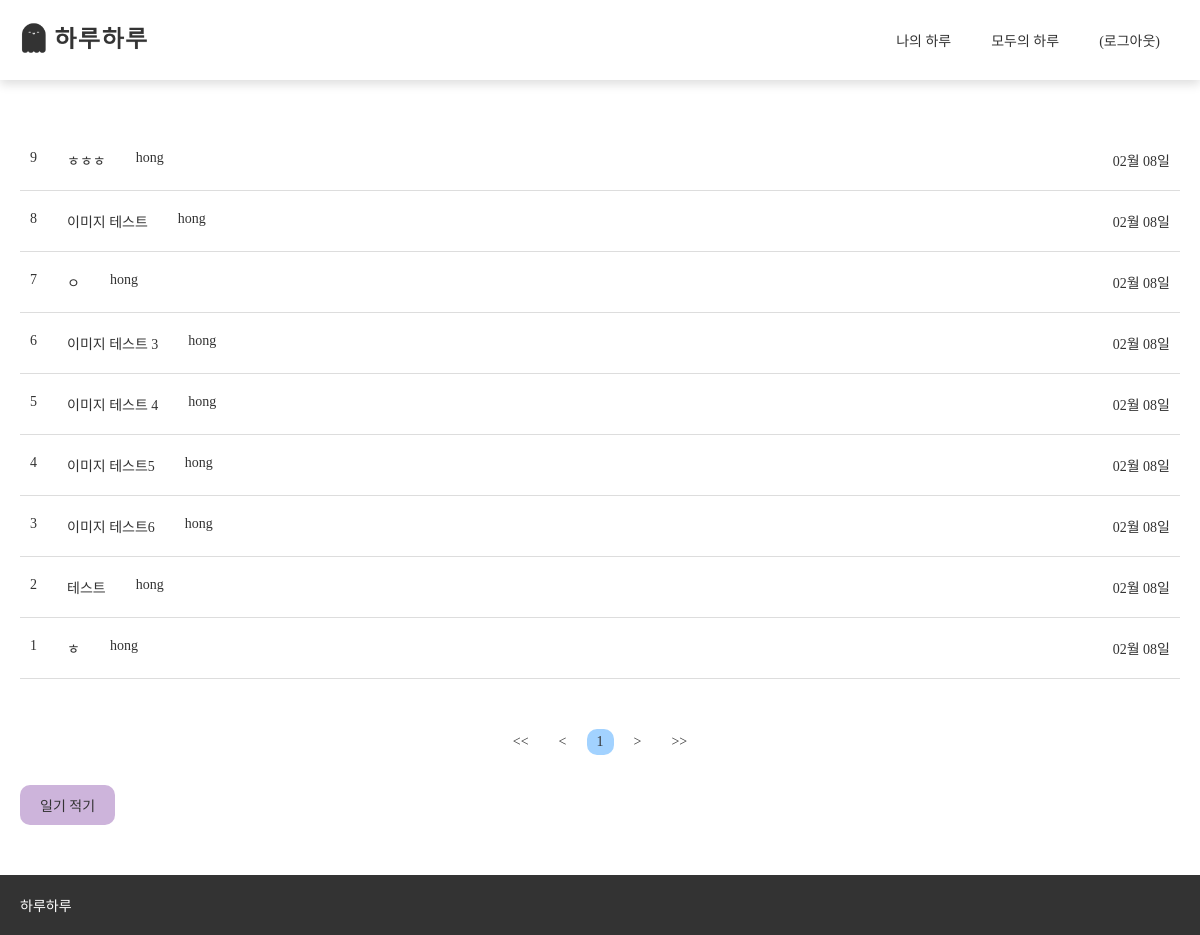
The page /diary/ (signed in) on the database its author committed.
### diary/models.py (models this page shows, shortened)
class CreateDiary(models.Model):
    author = models.ForeignKey(User, on_delete=models.CASCADE, related_name='author_diary')
    diary_id = models.AutoField(primary_key=True)
    date = models.CharField(max_length=30,blank=True,null=True)
    create_date = models.DateTimeField()
    modify_date = models.DateTimeField(blank=True, null=True)
    weather = models.CharField(max_length=30)
    mood = models.CharField(max_length=30)
    title = models.CharField(max_length=200)
    content = models.TextField()
    photo = models.ImageField(blank=True,null=True, upload_to='diary_photo/')
    reflection = models.CharField(max_length=200, blank=True, null=True)
    voter = models.ManyToManyField(User, related_name='voter_diary')
    praise = models.CharField(max_length=200, blank=True, null=True)
    disclose_choice= (
        ('public', '공개'),
        ('private', '비공개'),
    )
    disclose = models.CharField(max_length=20, choices=disclose_choice, default='public')

### diary/views/base_views.py (the view)
# urls.py: path('diary/', base_views.diary_list, name='diary_list'),
def diary_list(request):
    year = request.GET.get('year')
    month = request.GET.get('month')
    day = request.GET.get('day')
    if year and month and day:
        try:
            day = int(day)
            day += 1
            create_date = date(int(year), int(month), day)
        except ValueError:
            create_date = None
    else :
        create_date = None
    if create_date:
        diary_list = CreateDiary.objects.filter(
            author_id=request.user.id,
            create_date=create_date
        ).order_by('-create_date')
    else:
        diary_list = CreateDiary.objects.filter(author_id=request.user.id).order_by('-create_date')
    paginator = Paginator(diary_list, 10) # 페이지당 10개씩 보여주기
    page = request.GET.get('page','1') # 페이지
    page_obj = paginator.get_page(page)
    context = {'diary_list':page_obj}
    return render(request, 'diary/diary_list.html', context)

### diary/templatetags/custom_date.py (called while the page is built)
@register.filter
def relative_time(date):
    now = timezone.now()
    date_diff = now - date
    if date_diff < timedelta(minutes=1):
        return '방금 전'
    elif date_diff < timedelta(hours=1):
        return str(int(date_diff.seconds / 60)) + '분 전'
    elif date_diff < timedelta(days=1):
        return str(int(date_diff.seconds / 3600)) + '시간 전'
    elif date_diff < timedelta(days=2):
        return '어제'
    elif date_diff < timedelta(days=7):
        return str(int((date_diff.days))+1 ) + '일 전'
    else:
        if date.year == now.year:
            return date.strftime('%m월 %d일')
        else:
            return date.strftime('%Y년 %m월 %d일')

### diary/templatetags/diary_filter.py (called while the page is built)
@register.filter
def sub(value, arg):
    return value - arg

### templates/diary/diary_list.html (shortened to what this page needs)
{% extends 'base.html' %}
{% load custom_date %}
{% load diary_filter %}
{% load static %}
{% block content %}
<link rel="stylesheet" href="{% static 'css/diary/diary_list.css' %}">
<main>
    <div class="container">
        {% if diary_list %}
            <ul class="list_ul">
            {% for diary in diary_list %}
                <li>
                    <a href="{% url 'diary:detail' diary.diary_id %}">
                        <span style="display: flex; gap: 30px;">
                            <span>{{ diary_list.paginator.count|sub:diary_list.start_index|sub:forloop.counter0|add:1 }}</span>
                            <span>{{ diary.title }}</span>
                            <span>{{ diary.author.username }}</span>
                        </span>
                        <span>{{ diary.create_date|relative_time }}</span>
                    </a>
                </li>
            {% endfor %}
            </ul>
        {% else %}
            <p>일기를 작성해주세요~ :D</p>
        {% endif %}
        {% if diary_list %}
            <ul class="pagination justify-content-center">
                <li class="page-item">
                    <a class="page-link" href="?page=1"><<</a>
                </li>
                {% if diary_list.has_previous %}
                <li class="page-item">
                    <a class="page-link" href="?page={{ diary_list.previous_page_number }}"><</a>
                </li>
                {% else %}
                <li class="page-item disabled">
                    <a class="page-link" tabindex="-1" aria-disabled="true" href="#"><</a>
                </li>
                {% endif %}
                {% for page_number in diary_list.paginator.page_range %}
                {% if page_number == diary_list.number %}
                <li class="page-item active" aria-current="page">
                    <a class="page-link" href="?page={{ page_number }}">{{ page_number }}</a>
                </li>
                {% else %}
                <li class="page-item">
                    <a class="page-link" href="?page={{ page_number }}">{{ page_number }}</a>
                </li>
                {% endif %}
                {% endfor %}
                {% if diary_list.has_next %}
                <li class="page-item">
                    <a class="page-link" href="?page={{ diary_list.next_page_number }}">></a>
                </li>
                {% else %}
                <li class="page-item disabled">
                    <a class="page-link" tabindex="-1" aria-disabled="true" href="#">></a>
                </li>
                {% endif %}
                <li class="page-item disabled">
                    <a class="page-link" tabindex="-1" aria-disabled="true" href="#">>></a>
                </li>
            </ul>
        {% endif %}
        <a href="{% url 'diary:diary_create' %}" class="create_diary_btn">일기 적기</a>
    </div>
</main>
{% endblock %}

### static/css/base.css (style rules this page uses)
body { margin: 0; font-family: 'ScoreDream'; color: #333; }
ul { list-style: none; margin: 0; padding: 0; }
a { display: inline-block; text-decoration: none; color: inherit; }
main { margin-top: 50px; min-height: 75vh; }
.container { width: 100%; max-width: 1200px; margin: auto; }
@media (max-width: 1200px) { .container { width: 100%; max-width: 100%; padding: 0 20px; box-sizing: border-box; font-size: 14px; } }

### static/css/diary/diary_list.css (style rules this page uses)
body { margin: 0; font-family: 'ScoreDream'; color: #333; }
.best_ul, .list_ul { display: flex; flex-direction: column; }
.best_ul li, .list_ul li { font-size: 14px; padding: 0 10px; box-sizing: border-box; border-bottom: 1px solid #ddd; background-color: transparent; }
.best_ul li a, .list_ul li a { display: flex; justify-content: space-between; width: 100%; padding: 20px 0; box-sizing: border-box; font-weight: 500; }
.page-item { background-color: transparent; padding: 5px 10px; border-radius: 10px; }
.page-item.active { background-color: #A2D2FF; }
.pagination { margin-top: 50px; display: flex; justify-content: center; gap: 10px; align-items: center; }
.create_diary_btn { padding: 10px 20px; box-sizing: border-box; background: #CDB4DB; font-weight: 500; border-radius: 10px; text-align: center; margin-top: 30px; cursor: pointer; }

### rows shown on the page
CreateDiary: paginator.count|sub "9", title "ㅎㅎㅎ", author.username "hong", create_date|relative_time "02월 08일"
CreateDiary: paginator.count|sub "8", title "이미지 테스트", author.username "hong", create_date|relative_time "02월 08일"
CreateDiary: paginator.count|sub "7", title "ㅇ", author.username "hong", create_date|relative_time "02월 08일"
CreateDiary: paginator.count|sub "6", title "이미지 테스트 3", author.username "hong", create_date|relative_time "02월 08일"
CreateDiary: paginator.count|sub "5", title "이미지 테스트 4", author.username "hong", create_date|relative_time "02월 08일"
CreateDiary: paginator.count|sub "4", title "이미지 테스트5", author.username "hong", create_date|relative_time "02월 08일"
CreateDiary: paginator.count|sub "3", title "이미지 테스트6", author.username "hong", create_date|relative_time "02월 08일"
CreateDiary: paginator.count|sub "2", title "테스트", author.username "hong", create_date|relative_time "02월 08일"
CreateDiary: paginator.count|sub "1", title "ㅎ", author.username "hong", create_date|relative_time "02월 08일"

### other values the page prints
{{ page_number }} "1"
